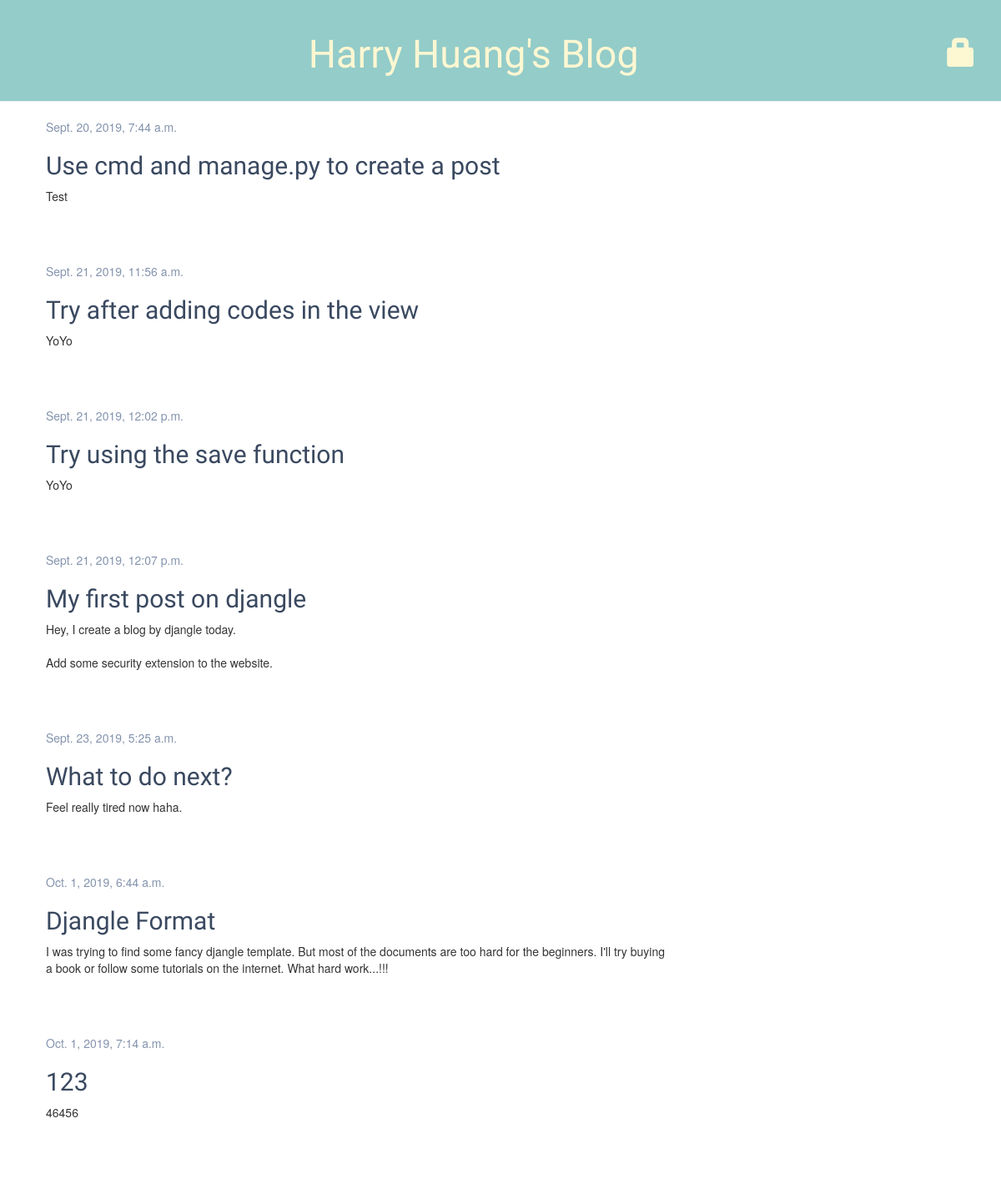
The page / on the database its author committed.
### blog/models.py (models this page shows, shortened)
class Post(models.Model):
    author = models.ForeignKey(settings.AUTH_USER_MODEL, on_delete=models.CASCADE)
    title = models.CharField(max_length=200)
    text = models.TextField()
    created_date = models.DateTimeField(default=timezone.now)
    published_date = models.DateTimeField(blank=True, null=True)

### blog/views.py (the view)
# urls.py: path('', views.post_list, name='post_list'),
def post_list(request):
    posts = Post.objects.filter(published_date__lte=timezone.now()).order_by('published_date')
    return render(request, 'blog/post_list.html', {'posts': posts})

### blog/templates/blog/post_list.html
{% extends 'blog/base.html' %}
{% block content %}
	{% for post in posts %}
		<div class="post">
			<div class="date">
				{{ post.published_date }}
			</div>
			<h2><a href="{% url 'post_detail' pk=post.pk %}">{{ post.title }}</a></h2>
			<p>{{ post.text|linebreaksbr }}</p>
		</div>
	{% endfor %}
{% endblock %}

### blog/static/css/blog.css (style rules this page uses)
h1, h2, h3, h4 { font-family: 'Lobster', cursive; }
.post { margin-bottom: 70px; }
.date { color: #8493AD ; }
.post h2 a, .post h2 a:visited { color: #3A4960; }

### rows shown on the page
Post: published_date "Sept. 20, 2019, 7:44 a.m.", title "Use cmd and manage.py to create a post", text "Test"
Post: published_date "Sept. 21, 2019, 11:56 a.m.", title "Try after adding codes in the view", text "YoYo"
Post: published_date "Sept. 21, 2019, 12:02 p.m.", title "Try using the save function", text "YoYo"
Post: published_date "Sept. 21, 2019, 12:07 p.m.", title "My first post on djangle", text "Hey, I create a blog by djangle today. Add some security extension to the website."
Post: published_date "Sept. 23, 2019, 5:25 a.m.", title "What to do next?", text "Feel really tired now haha."
Post: published_date "Oct. 1, 2019, 6:44 a.m.", title "Djangle Format", text "I was trying to find some fancy djangle template. But most of the documents are too hard for the beginners. I'll try buying a book or follow some tutorials on the internet. What hard work...!!!"
Post: published_date "Oct. 1, 2019, 7:14 a.m.", title "123", text "46456"
